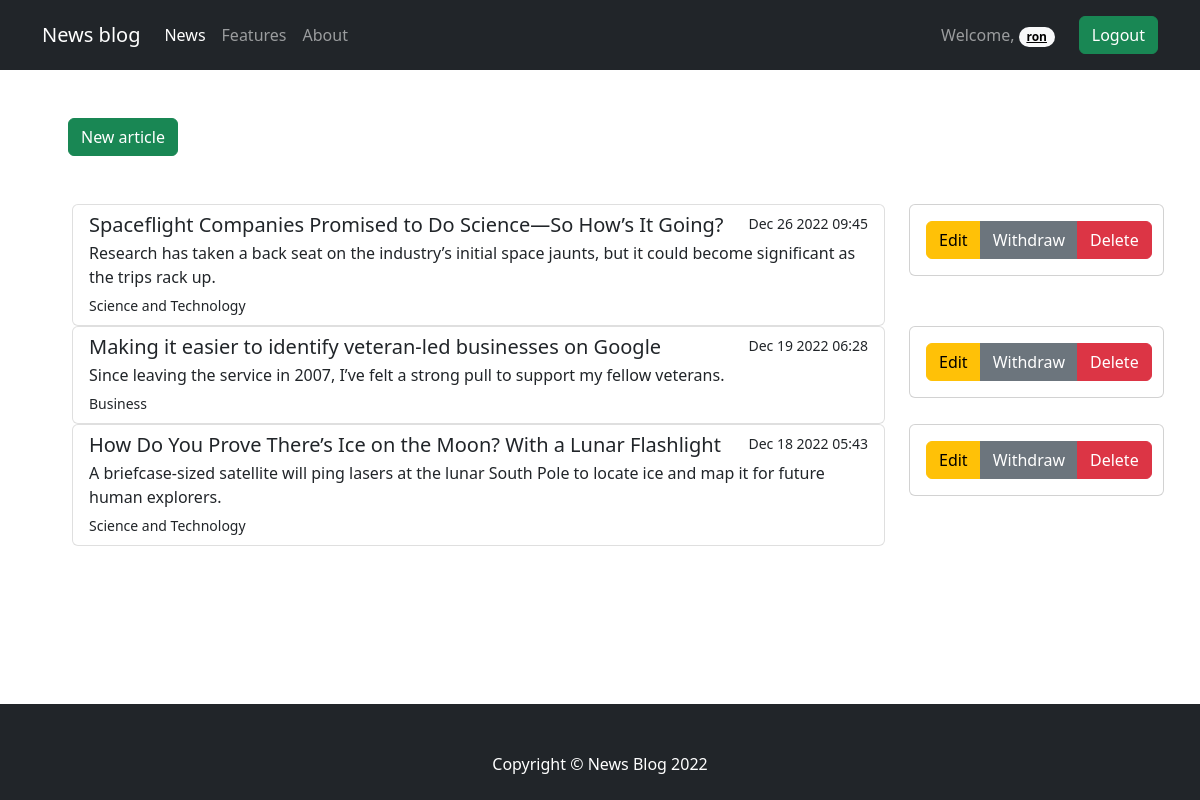
Page /auth/profile/manage/ (signed in) on the earlier database version.
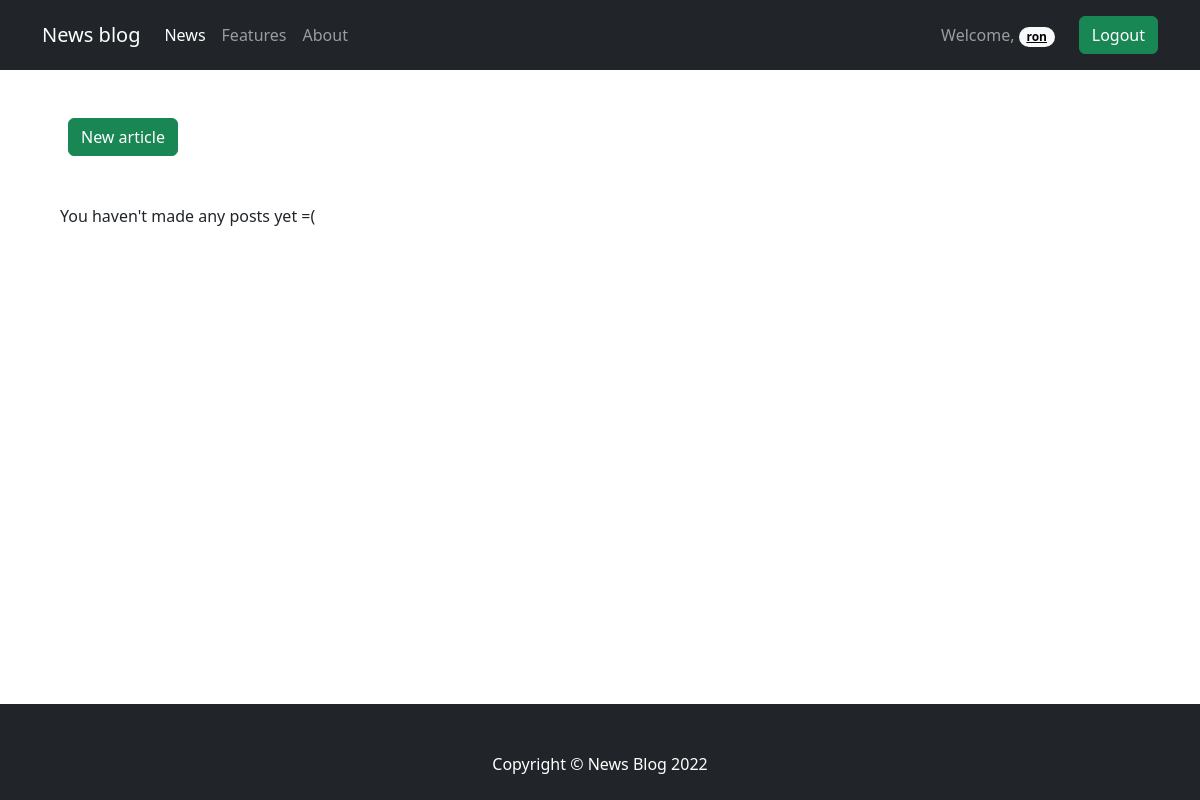
Same page on the later database version.
### news/models.py (models this page shows, shortened)
class Article(models.Model):
    author = models.ForeignKey(User, on_delete=models.CASCADE)
    category = models.ForeignKey(Category, on_delete=models.CASCADE)
    title = models.CharField(max_length=100)
    description = models.CharField(max_length=150)
    image = models.ImageField(upload_to='news/images/%Y/%m/%d/')
    article = models.TextField()
    date_of_create = models.DateTimeField(auto_now_add=True)
    date_of_update = models.DateTimeField(auto_now=True)
    is_published = models.BooleanField(default=True)
    class Meta:
        verbose_name_plural = 'News'

class Category(models.Model):
    name = models.CharField(max_length=32)
    class Meta:
        verbose_name_plural = 'Category'
    def __str__(self):
        return self.name

### news/views.py (the view)
# urls.py: path('profile/manage/', include('news.urls')),
def manage(request):
    articles = Article.objects.filter(author=request.user.id).order_by('-date_of_create')
    return render(request, 'news/manage_articles.html', {'articles': articles})

### news/templates/news/manage_articles.html
{% extends 'base.html' %}
{% block content %}
<div class="container m-5">
    {% if user.is_authenticated %}
    <a href="{% url 'newarticle' %}">
        <button type="button" class="btn btn-success ms-2 me-2">New article</button>
    </a><br><br><br>
    {% if articles %}
    <div class="container">
        {% for article in articles %}
        <div class="row">
            <div class="col">
                <div class="list-group">
                    <a href="{% url 'article' article.id  %}" class="list-group-item list-group-item-action"
                       aria-current="true">
                        <div class="d-flex w-100 justify-content-between">
                            <h5 class="mb-1">{{ article.title }}</h5>
                            <small>{{ article.date_of_create|date:'M j Y H:i' }}</small>
                        </div>
                        <p class="mb-1">{{ article.description }}</p>
                        <small>{{ article.category }}</small>
                    </a>
                </div>
            </div>
            <div class="col col-sm-3">
                <div class="card mb-4">
                    <div class="card-body">
                        <div class="btn-group btn-edit-delete">
                            <a href="{% url 'editarticle' article.id %}" class="btn btn-warning">Edit</a>
                            <a href="#" class="btn btn-secondary">Withdraw</a>
                            <a href="{% url 'deletearticle' article.id %}" class="btn btn-danger">Delete</a>
                        </div>
                    </div>
                </div>
            </div>
        </div>
        {% endfor %}
    </div>
    {% else %}
    <p>You haven't made any posts yet =(</p>
    {% endif %}
    {% else %}
    <p>Sign In or Sign Up =)</p>
    {% endif %}
</div>
{% endblock %}

Differences in the rows shown:
removed Article: title "Spaceflight Companies Promised to Do Science—So How’s It Going?", date_of_create "Dec 26 2022 09:45", description "Research has taken a back seat on the industry’s initial space jaunts, but it could become significant as the trips rack up.", category "Science and Technology"
removed Article: title "Making it easier to identify veteran-led businesses on Google", date_of_create "Dec 19 2022 06:28", description "Since leaving the service in 2007, I’ve felt a strong pull to support my fellow veterans.", category "Business"
removed Article: title "How Do You Prove There’s Ice on the Moon? With a Lunar Flashlight", date_of_create "Dec 18 2022 05:43", description "A briefcase-sized satellite will ping lasers at the lunar South Pole to locate ice and map it for future human explorers.", category "Science and Technology"
Other differences:
text now shown: "You haven't made any posts yet =("
